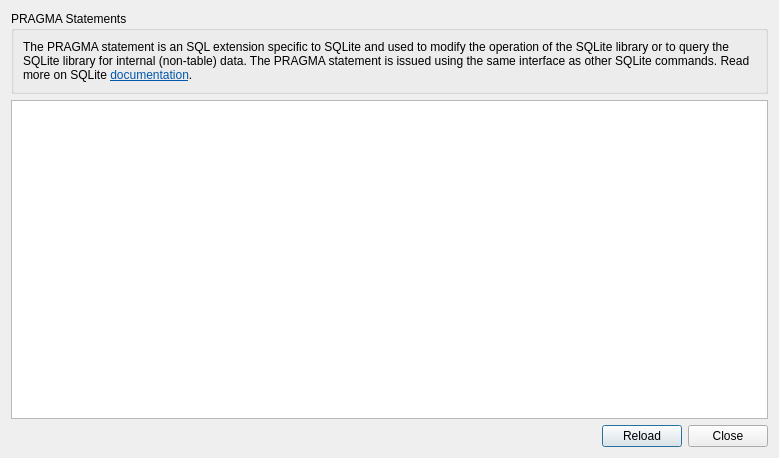
<?xml version="1.0" encoding="UTF-8"?>
<ui version="4.0">
 <class>FrmPragmas</class>
 <widget class="QDialog" name="FrmPragmas">
  <property name="geometry">
   <rect>
    <x>0</x>
    <y>0</y>
    <width>779</width>
    <height>458</height>
   </rect>
  </property>
  <property name="windowTitle">
   <string>PRAGMA Statements</string>
  </property>
  <layout class="QVBoxLayout" name="verticalLayout">
   <item>
    <widget class="QGroupBox" name="gbPragmaStatements">
     <property name="title">
      <string>PRAGMA Statements</string>
     </property>
     <layout class="QVBoxLayout" name="verticalLayout_2">
      <item>
       <widget class="QLabel" name="lblInfo">
        <property name="text">
         <string>&lt;html&gt;&lt;head/&gt;&lt;body&gt;&lt;p&gt;The PRAGMA statement is an SQL extension specific to SQLite and used to modify the operation of the SQLite library or to query the SQLite library for internal (non-table) data. The PRAGMA statement is issued using the same interface as other SQLite commands. Read more on SQLite &lt;a href=&quot;http://http://www.sqlite.org/pragma.html&quot;&gt;&lt;span style=&quot; text-decoration: underline; color:#0057ae;&quot;&gt;documentation&lt;/span&gt;&lt;/a&gt;.&lt;/p&gt;&lt;/body&gt;&lt;/html&gt;</string>
        </property>
        <property name="textFormat">
         <enum>Qt::RichText</enum>
        </property>
        <property name="wordWrap">
         <bool>true</bool>
        </property>
        <property name="openExternalLinks">
         <bool>true</bool>
        </property>
       </widget>
      </item>
     </layout>
    </widget>
   </item>
   <item>
    <widget class="QTableWidget" name="tblPragmaStatements"/>
   </item>
   <item>
    <layout class="QHBoxLayout" name="horizontalLayout">
     <item>
      <spacer name="horizontalSpacer">
       <property name="orientation">
        <enum>Qt::Horizontal</enum>
       </property>
       <property name="sizeHint" stdset="0">
        <size>
         <width>40</width>
         <height>20</height>
        </size>
       </property>
      </spacer>
     </item>
     <item>
      <widget class="QPushButton" name="btnReload">
       <property name="text">
        <string>Reload</string>
       </property>
       <property name="icon">
        <iconset resource="resursi.qrc">
         <normaloff>:/icons/icons/reload.png</normaloff>:/icons/icons/reload.png</iconset>
       </property>
      </widget>
     </item>
     <item>
      <widget class="QPushButton" name="btnClose">
       <property name="text">
        <string>Close</string>
       </property>
      </widget>
     </item>
    </layout>
   </item>
  </layout>
 </widget>
 <resources>
  <include location="resursi.qrc"/>
 </resources>
 <connections/>
</ui>
